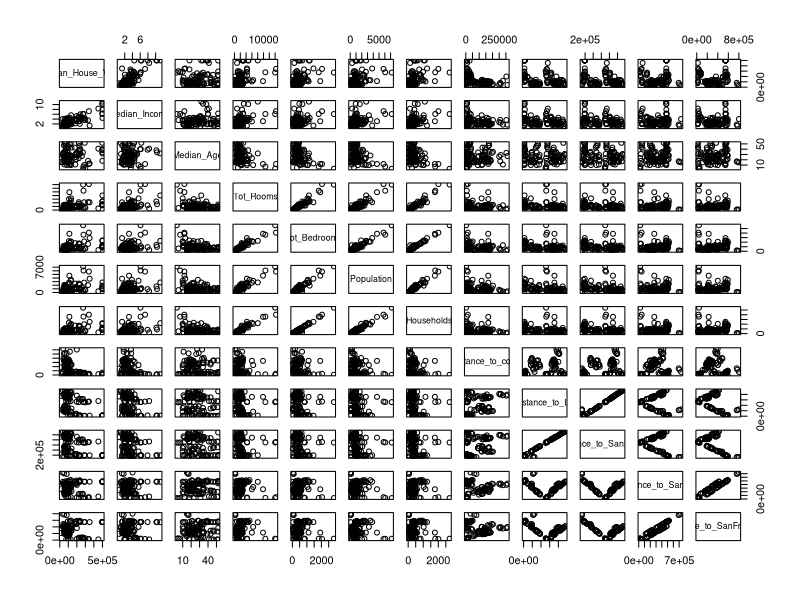
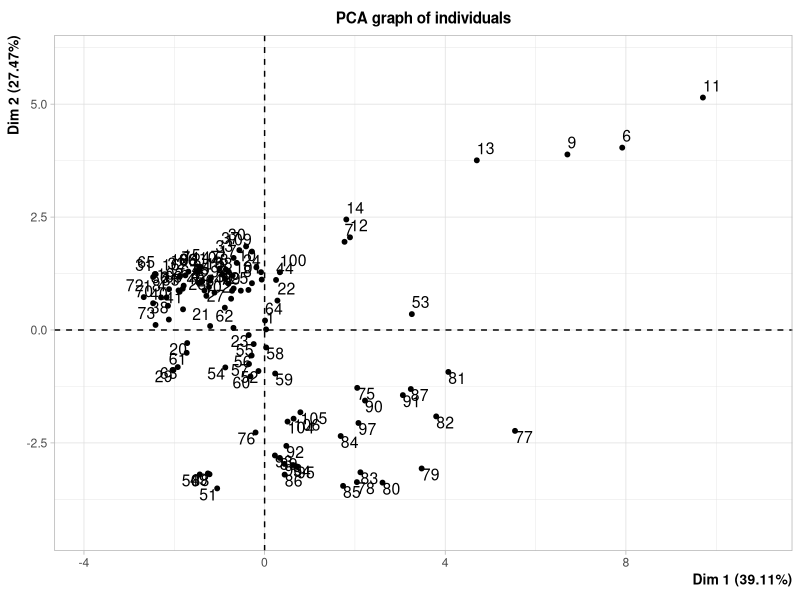
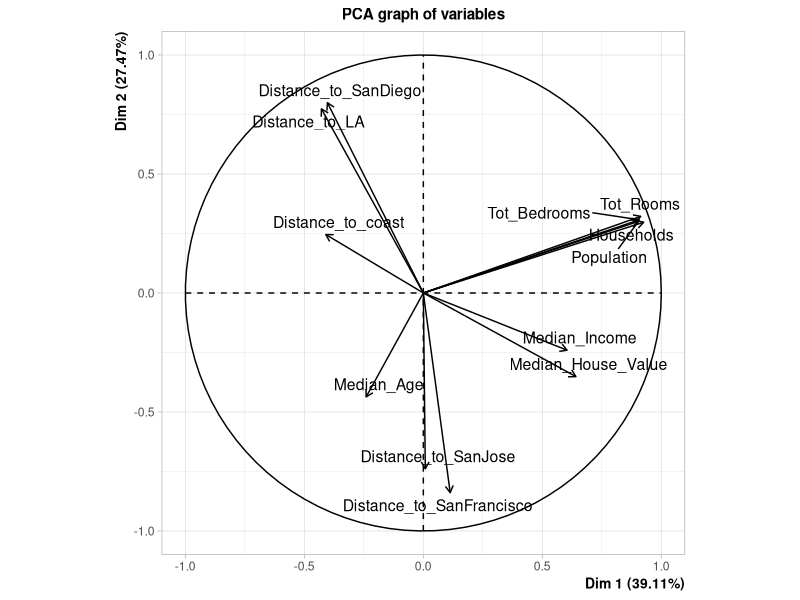
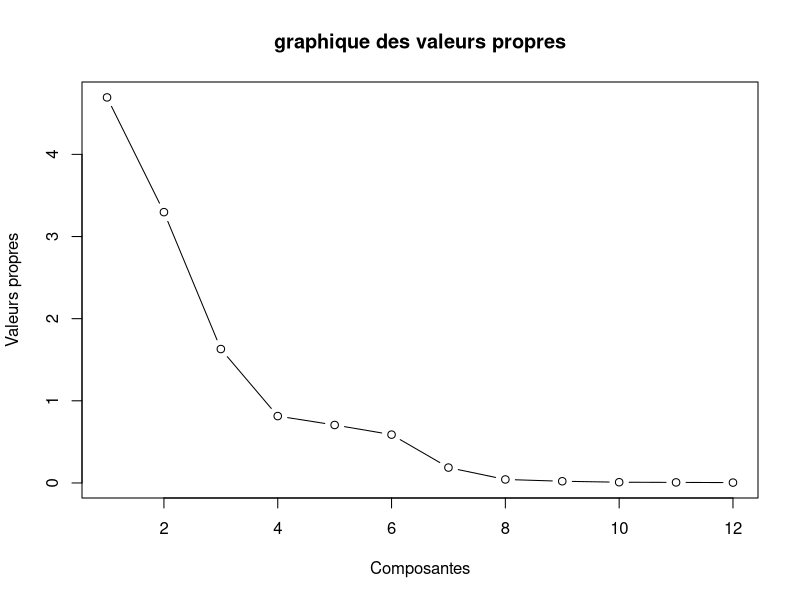
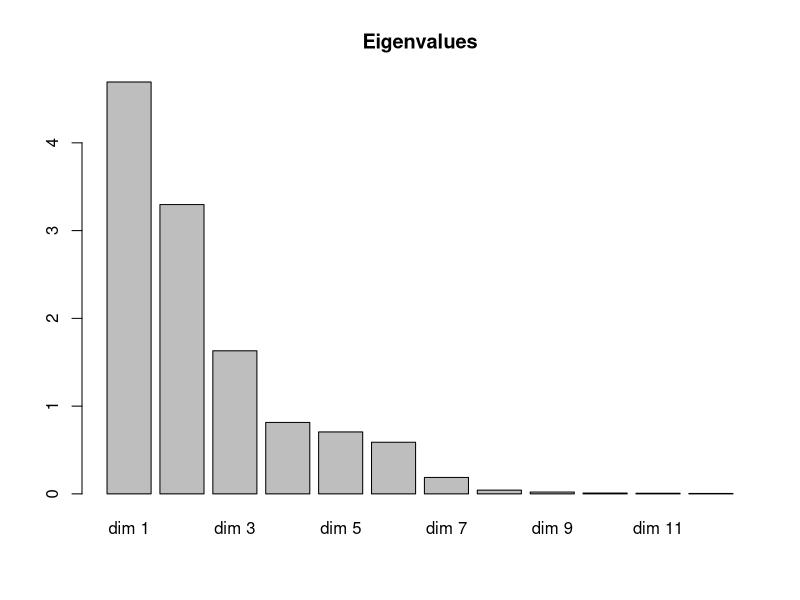
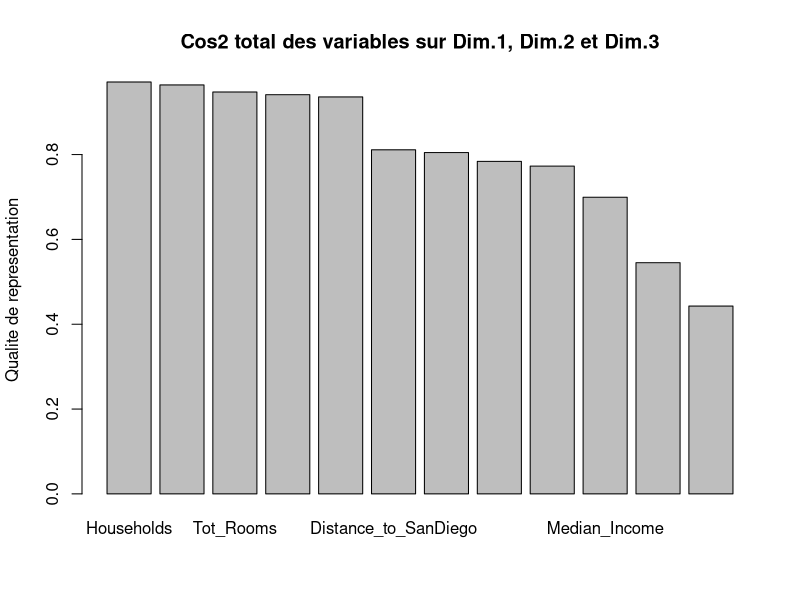
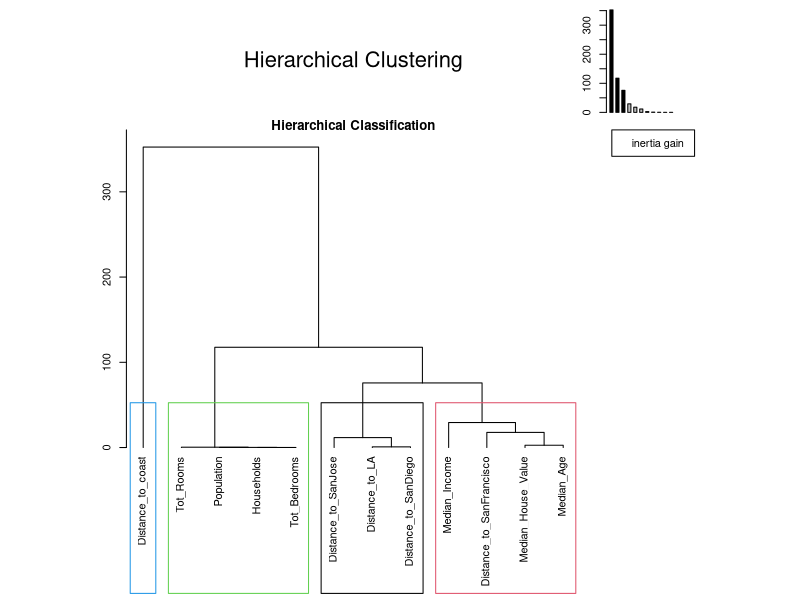
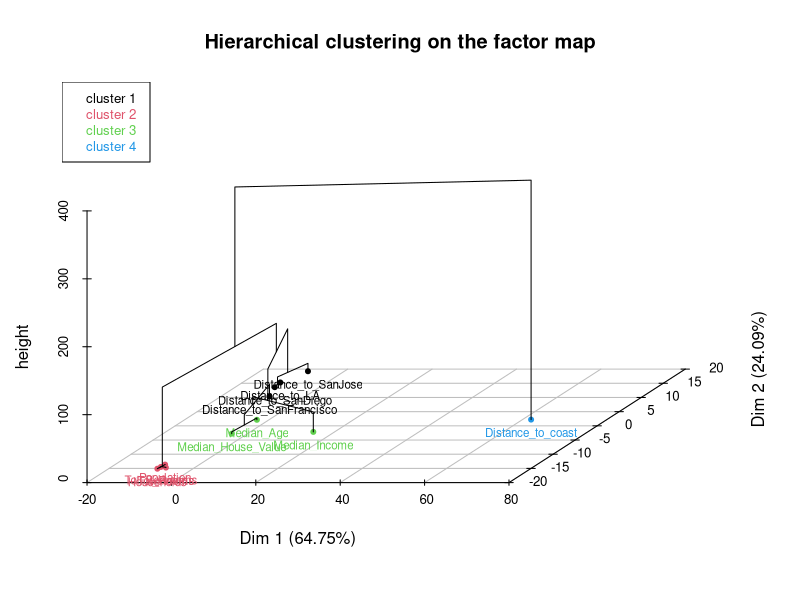

Write R code to recreate these figures, in order.
## ---- chunk 1
library(readxl)
data_house <- read_excel("California_Houses.xlsx")
data_house$Median_Income <- as.numeric(data_house$Median_Income)
data_house$Distance_to_coast <- as.numeric(data_house$Distance_to_coast)
data_house$Distance_to_LA <- as.numeric(data_house$Distance_to_LA)
data_house$Distance_to_SanDiego <- as.numeric(data_house$Distance_to_SanDiego)
data_house$Distance_to_SanJose <- as.numeric(data_house$Distance_to_SanJose)
data_house$Distance_to_SanFrancisco <- as.numeric(data_house$Distance_to_SanFrancisco)
## ---- chunk 2
summary(data_house)
str(data_house)
## ---- chunk 3
pairs(data_house)
## ---- chunk 4
library(FactoMineR)
res<-PCA(data_house,axes=c(1,2))
attributes(res)
## ---- chunk 5
library(psych)
KMO(cor(data_house))


## ---- chunk 6
res$eig[,1]

## ---- chunk 7
res$eig[,2]

## ---- chunk 8
res$eig[,3]

## ---- chunk 9
plot(1:12,res$eig[,1],type="b",ylab="Valeurs propres",xlab="Composantes",main="graphique des valeurs propres")
barplot(res$eig[,1],main="Eigenvalues", names.arg=paste("dim",1:nrow(res$eig)))
## ---- chunk 10
nrow(res$eig)
var(res$eig[1:12,1])*11/(var(res$eig[,1])*11)
#supérieur à 0,05 
var(res$eig[2:12,1])*10/(var(res$eig[,1])*11)
#supérieur à 0,05
var(res$eig[3:12,1])*9/(var(res$eig[,1])*11)
#supérieur à 0,05
var(res$eig[4:12,1])*8/(var(res$eig[,1])*11)
#inférieur à 0,05 



## ---- chunk 11
print(res$var$cos2,digit=2)
## ---- chunk 12
print(t(apply(res$var$cos2,1,cumsum)),digit=2)
## ---- chunk 13

cos_totale<-sort(t(apply(res$var$cos2,1,cumsum))[,3],decreasing=TRUE)
print(t(apply(res$var$cos2,1,cumsum))[,1:3],digit=2)
barplot(cos_totale,ylab="Qualite de representation",main="Cos2 total des variables sur Dim.1, Dim.2 et Dim.3")


## ---- chunk 14
for (i in 1:12){
if (0.7 < cos_totale[i] ) print(cos_totale[i])
}

## ---- chunk 15

for (i in 1:12){
if (0.5<cos_totale[i]&& cos_totale[i]<0.7) print(cos_totale[i])
}


## ---- chunk 16
for (i in 1:12){
if ( cos_totale[i]< 0.5) print(cos_totale[i])
}

## ---- chunk 17
contrib<-data.frame(res$var$contrib)
print(res$var$contrib,digit=2)

## ---- chunk 18
cah<-HCPC(contrib,nb.clust=-1)
cah$desc.var

## ---- chunk 19

plot(res$var$cor[,1],res$var$cor[,2],xlab="Dim 1",ylab="Dim 2")

## ---- chunk 20
dim1=res$var$cor[,1]
for (i in 1:12){
if (abs(dim1[i])>0.9) print(dim1[i])
}

## ---- chunk 21
print(res$ind$cos2,digit=2)
## ---- chunk 22
head(t(apply(res$ind$cos2,1,cumsum)),digit=2)
## ---- chunk 23

cos_totale_ind<-sort(t(apply(res$ind$cos2,1,cumsum))[,3],decreasing=TRUE)
head(t(apply(res$ind$cos2,1,cumsum))[,1:3],digit=2)
barplot(cos_totale_ind,ylab="Qualite de representation",main="Cos2 total d'individus sur Dim.1, Dim.2 et Dim.3")


## ---- chunk 24
for (i in 1:109){
if (0.7 < cos_totale_ind[i] ) print(cos_totale_ind[i])
}

## ---- chunk 25

for (i in 1:109){
if (0.5<cos_totale_ind[i]&& cos_totale_ind[i]<0.7) print(cos_totale_ind[i])
}


## ---- chunk 26
for (i in 1:109){
if ( cos_totale_ind[i]< 0.5) print(cos_totale_ind[i])
}

## ---- chunk 27
contrib_ind<-data.frame(res$ind$contrib)
print(res$ind$contrib,digit=2)
## ---- chunk 28
cah_ind<-HCPC(contrib_ind,nb.clust=-1)
cah_ind$desc.var
## ---- chunk 29
plot(res,invisible="var")
#plot(res$ind$coord[,1],res$ind$coord[,2],xlab="Dim 1",ylab="Dim 2")
## ---- chunk 30
plot(res$ind$coord[,1],res$ind$coord[,2],xlab="Dim 1",ylab="Dim 2")
